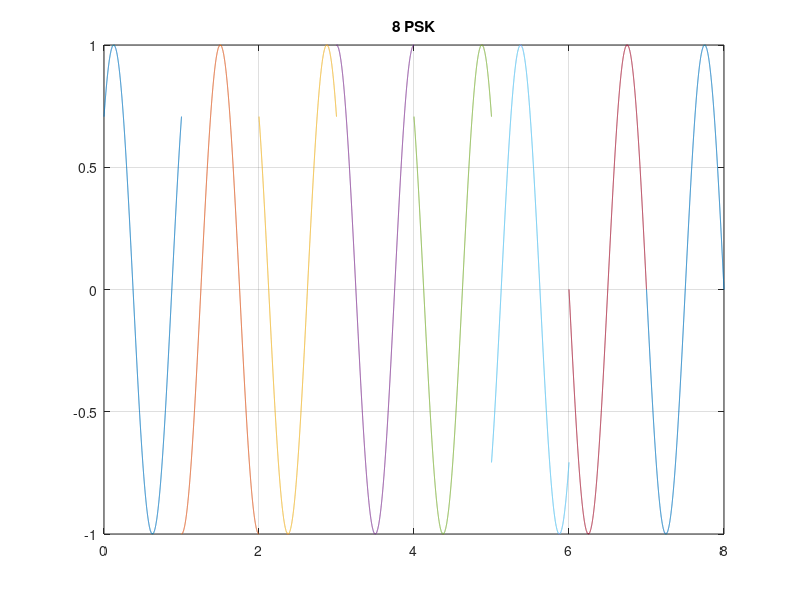

Here is the MATLAB script that generated this plot:
clc
close all
clear all
f=1;
f2=10;
x=[0 0 1 1 0 1 0 1 0 0 1 1 0 1 0 1 0 0 1 1 0 1 1 0] % input signal ;
nx=length(x);
p=0;
fs=5000;
fc=2;
for i=1:3:nx
 t=p*1:1/fs:(p+1)*1;
 if x(i)==0 && x(i+1)==0 && x(i+2)==0
 psk=sin(2*pi*f*t);
 elseif x(i)==0 && x(i+1)==0 && x(i+2)==1
 psk=sin(2*pi*f*t+pi/4);
 elseif x(i)==0 && x(i+1)==1 && x(i+2)==0
 psk=sin(2*pi*f*t+3*pi/4);
 elseif x(i)==0 && x(i+1)==1 && x(i+2)==1
 psk=sin(2*pi*f*t+pi/2);
 elseif x(i)==1 && x(i+1)==0 && x(i+2)==0
 psk=sin(2*pi*f*t-pi/4);
 elseif x(i)==1 && x(i+1)==0 && x(i+2)==1
 psk=sin(2*pi*f*t-pi/2);
 elseif x(i)==1 && x(i+1)==1 && x(i+2)==0
 psk=sin(2*pi*f*t+pi);
 else
 psk=sin(2*pi*f*t-3*pi/4);
 end
plot(t,psk);
hold on;
grid on;
title('8 PSK')
p=p+1;
end
hold off;
